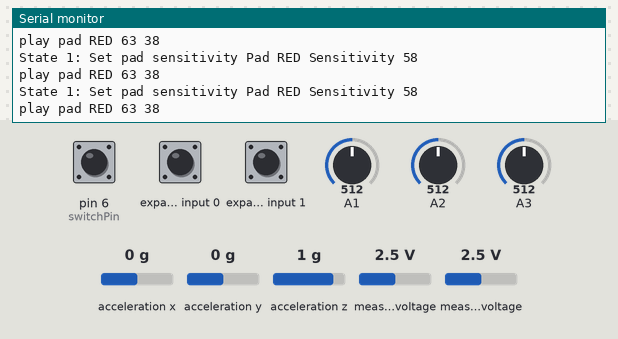
Simulated run of this sketch. Board: Arduino Uno, built with avr-gcc and run on an emulated ATmega328P. Shown: the last lines printed to the serial monitor. Wiring (inferred from the names in the program): Wii Nunchuk at I2C address 0x52. Inputs (shaded band) come from the test bench; at power-on: acceleration x 0 g, measured voltage 2.5 V, expander input 0 HIGH, acceleration z 1 g, acceleration y 0 g, pin 6 (switchPin) LOW, A1 = 512, A2 = 512, A3 = 512, expander input 1 HIGH.

Above: at 1.2 s.
1.3 s: acceleration x set to 1.1 g
At 1.81 s:
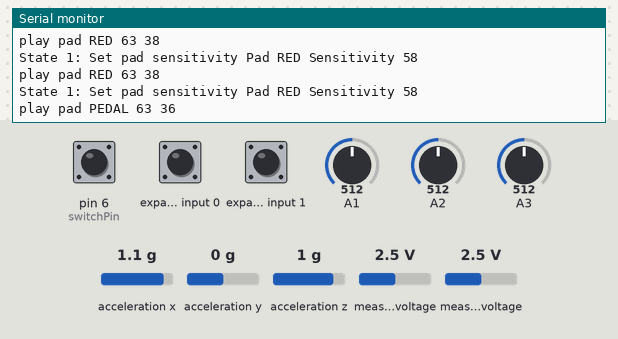
3.4 s: measured voltage (sensor 201) set to 0.9 V
At 4.0 s:
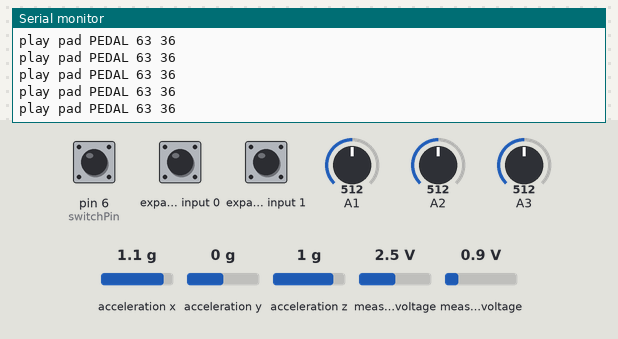
6.4 s: measured voltage (sensor 200) set to 0.1 V
7.9 s: expander input 0 pulled LOW for 0.15 s
11.0 s: acceleration z set to 0 g
12.5 s: acceleration y set to -1.4 g
At 13.0 s:
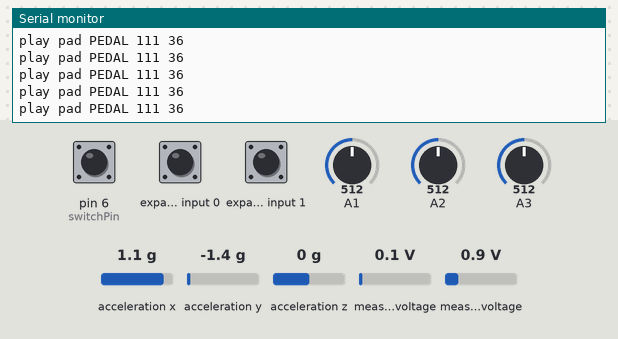

The sketch:

midi_drum.ino
```cpp
/*
 We have 6 inputs: 3 drum pads (red, blue, green), two cymbals (yellow, orange), a foot pedal,
 two buttons (plus and minus), and a 4 way stick.
 We would like to have 5 drums (snare, 2 hanging toms, floor tom, base drum), and 3 cymbals (crash, ride, and hi-hat with pedal)
 6 inputs and 8 outputs is too much to deal with, we can reuse the +/- buttons but they are too hard to
 reach and the hi-hat makes at least 4 sounds all by itself (pedal click, closed, partly open and fully open)
 However if we add in a second pedal that has two sensors in it we can use it to fill in some of the gaps.
 If we have a velocity sensor in the pedal we can play the hi-hat 'click' sound, and if we have a position sensor
 we can use it to choose what sounds to assign to the left hand cymbal.  Ranging from a hi-hat closed click, to partially opened
 and finaly to a crash cymbal when fully opened.  It may be possible to use the position sensor to calculate velocity and
 dispense with the force sensor all together in the pedal.
 We still have to choose between a floor tom and a second hanging tom but we can't have everything!

 If we set things up right then the hi-hat will sound good even if we don't have the pedal plugged in...

 In addition we could add in our own circuit to deal with the base pedal in order to get more expression out of it.
*/

/*
B+/B- Controls:
- volume
- enter/exit pad assignment mode
- adjust pad sample up/down
- enter/exit sensitivity adjust mode
- adjust sensitivity up/down
- start tap-n-set metronome

button alone adjust volume

both buttons held for 1 second enters tap-n-set metronome (with ding sound on keyboard)
 you then have 15 seconds to start taping out a rythm.
 once you have tapped at least two, and up to 4 beats we calculate the time and start playing the ding sound
 if more than 2x seconds have gone by without a tap we assume you are finished inputting the beat

both buttons held with the up stick enters the pad assignment mode
 tap any pad to select it as the 'active pad'
 we apply some debounce to lock the loudest pad in the last 1/16th of a second so double pads don't cause issues
 hitting button up/down will change the sound, playing it on the midi as it changes.  At ends we just play ding sound
 holding both buttons for 1 second leaves the assigment mode

both buttons and down stick enters sensitivity mode
 Same as assignment mode but adjust sensitivity over secondary midi port
*/

/*
 Guitar Hero Wourld Tour Wii drumset to MIDI converter.
 This project translates between the Wii Nunchuck connector on the Guitar Hero
 Drumset to MIDI sutable to output to a piano or drum machine so you can use
 your drums as an input.

 Basically we read from the Wii using the i2c protocol and write to the MIDI
 bus using a simple serial protocol.  The only parts needed are a suitable cable
 for connecting to the Wii nunchuck connector (or you can stuff wires directly
 into the cable) and a MIDI cable cut into two and a single 330 ohm resistor.
 Wire it up as indicated below.

 Each drum pad returns a velocity value from 0 to 7 and midi recieves a note and
 velocity ranging from 0-127, so we only need a simple translation layer to go
 from one to the other.

 I also included code to allow you to adjust the sensitivity of the drum pads.
  - Unplug the MIDI cable from any device
  - Enable the code by setting mode = 1 in Loop()
  - Edit the initSensitivity() function to the desired sensitivity levels (0-63)
  - Program the arduino
  - Now the arduino will blast out the sensitivity code once a second, simply
    plug in the midi cable to the drum machine, wait a fiew seconds and unplug the
    cable.  The sensitivity should now be set.
 Chances are you can drive the sensitivity quite a bit higher, just increase it
 untill you start to get false triggers and then back off a bit.  A creative person
 coult turn this into an interactive routine that blinks a light when you hit a pad
 and allows you to use the buttons on the drum kit to adjust the sensitivity.

 Finally there is a little debugging code that lets you dump data straight to the
 serial port.  Unfortunently we are using the serial port to control our MIDI
 device so it is impossible to run both at the same time.  I suspect that you could
 get away with using a software based serial driver to move the MIDI TX line to
 a different pin.

 Some ideas for expansion:

 - Add in a metronome, prefferably one that you can bang out a rythme on the
   pads to adjus the tempo

 - Add in a drumming monitor using an array of LED lights that can indicate
   how closely your drumming matches the metronome

 - Add in a rythm trainer that blinks/plays a pattern, prompts you to match it,
   then scores your result

 - Create a simple sampler that can record a sequence of drum hits and play them
   back in a loop.  That way you can lay down a base track and then jam on top
   of it.

 - Hook up a LCD and keyboard, this allows us to customize the drum samples,
   Interactively adjust the sensitivity (safely), and much more

 - Figure out the hi-hat pedal so we can be more expressive with our playing.

 - Use the joystick to add in 4 more 'expressive' sounds like the cow bell.

 - Use the B+ and B- keys to switch between banks of drum samples

 - Double up the samples by making hard hits play a different sample. This
   could work especially well with the cymbols since we are short one pad.

 //---------

  MIDI connector looking into piano

    -----
  / 4 2 5 \
 | 1     3 |
  \   ,   /
    -----
 * 2 - Gnd
 * 4 - 5V
 * 5 - Dats

 //---------

 Arduino to MIDI connections

 Pin 1 (tx) -> MIDI pin 5
 Gnd -> MIDI pin 2
 5V -> 330 Ohm Resistor -> MIDI pin 4

 //---------

 WiiMote connector looking into
 end of Wii controler
 ________
 | 1 3 5 |
 | 2 4 6 |
 |__---__|

 * 1 (Black) - VCC (3.3v)
 * 2 (Red) - SLC
 * 3 (White) - NC
 * 4 (Silver) - NC
 * 5 (Green) - SDA
 * 6 (Blue) - GND

 //---------

 Arduino to Wii connections

 3.3V -> WII pin 1
 Gnd -> WII pin 6
 A4 -> WII pin 5
 A5 -> WII pin 2
*/

/*
 We added in two new features, a switch that can be triggered to change the sound on one pad
 and a new class that can directly read a pieazo element to allow for new pads to be attached
 to the drums.

 I modified a drum pedal with piezo element by adding in a switch to it.  This pedal will represent
 the high hat pedal, the switch will select an open and closed high hat sound when hitting the yellow
 cymbol, and the pedal will play the high hat closing sound based on how hard you press on the pedal.

 In addition I am wiring in an aditional pair of piezo speakers so that you can plug in a home made
 drum to simulate the snare drum.  One piezo will play the pad, and the other will be wired to the rim
 so you can make rim shots.

 The pedal switch hooks to pin D6 with a 1K pullup resistor and the pin wired to ground when closed.
 The pads wire the positive terminal on the piezo to A1 to A3 with a 1000 K resistor to ground and the
 negative pin tied to ground.
*/

#include <Arduino.h>
#include <Wire.h>
#include <SoftwareSerial.h>

#include "bongoMIDI.h"
#include "bongoWiiDrum.h"
#include "bongoPiezoDrum.h"

int switchPin = 6;
bongoWiiDrum drum;
bongoMIDI MIDIOut(2, 3);
bongoMIDI DrumConfig(4, 5);
bongoPiezoDrum pedal(A1);
bongoPiezoDrum snare(A2);
bongoPiezoDrum rim(A3);

int midiVolume = 100;

int padSensitivity[P_COUNT] = {58, 58, 58, 58, 58, 58, 58, 58, 58, 58};

int padMIDIMap[P_COUNT] = {
  SNARE_M,		// RED
  MID_TOM_L, 		// BLUE
  FLOOR_TOM_L,		// GREEN
  HI_HAT_OPEN, 	        // YELLOW
  RIDE_CYMBAL_1, 	// ORANGE
  BASE_DRUM,		// PEDAL
  HI_HAT_CLOSE,		// YELLOW_SWITCH
  HI_HAT_PEDAL,		// EXT_DRM_1
  SNARE_M,		// EXT_DRM_2
  SIDE_STICK,		// EXT_DRM_3
};

int state = 0;
wichPad lastPad = RED;

const unsigned long msPerMin = 60000L;
unsigned long beatPerMin = 100L;

unsigned long msPerBeat = 4 * msPerMin / beatPerMin;
unsigned long msPer4th = msPerMin / beatPerMin;
unsigned long msPer8th = msPerMin / (beatPerMin * 2);
unsigned long msPer16th = msPerMin / (beatPerMin * 4);

unsigned long startBeatTime = 0L;  // when we started to play
unsigned long nextBeat = 0L;       // when the next note will play

unsigned long tapStartTime = 0;
unsigned long tapEndTime = 0;
unsigned long tapBeatCount = 0;
bool tapFirstTime = true;

void setBeat(int beat)
{
  if(beat > 300)
    beat = 300;
  if(beat < 20)
    beat = 20;

  beatPerMin = beat;
  msPerBeat = 4 * msPerMin / beatPerMin;
  msPer4th = msPerMin / beatPerMin;
  msPer8th = msPerMin / (beatPerMin * 2);
  msPer16th = msPerMin / (beatPerMin * 4);

  startBeatTime = millis();
  nextBeat = startBeatTime + msPer8th;
  Serial.print(beatPerMin);
  Serial.print(" ");
  Serial.print(msPerBeat);
  Serial.print(" ");
  Serial.print(msPer4th);
  Serial.print(" ");
  Serial.print(msPer8th);
  Serial.print(" ");
  Serial.print(msPer16th);
  Serial.print(" ");
  Serial.print(startBeatTime);
  Serial.println(" ");
}

// Set sensitivity of pads through external MIDI in port on drum kit
// be careful not to blast this to a real MIDI device, I am not confident
// that it wont reprogram your device to do something bad.
//
// This allows you to adjust the sensitivity of the pads on your drum kit
// This adjustment happens in the hardware so it will also affect how the
// drums work on Guitar Hero.  This replicates the stand alone sensitivity
// adjustment provided by GuitarHero tech support to customers who had
// sensitivity issues with there hardware.
//
// I also read about a popsicle stick hack, where you slip a popsicle (or
// any other hard item, like tape) behind the pizo-electric pickup in the pads
// so that the pizo device is more firmly pressed against the rubber pad.  This may
// help bring down the upper limit on velocity so you don't have to waill as hard
// to register the maximum force on the pads.  Note that I have not yet tested
// this idea out, and you run a real risk of breaking your kit if you try it.
void setDrumkitSensitivityOverMIDI(wichPad pad, int level)
{
  int padNum = 0;
  switch(pad) {
    case RED:    padNum = 0x68; break;
    case BLUE:   padNum = 0x66; break;
    case GREEN:  padNum = 0x67; break;
    case YELLOW: padNum = 0x69; break;
    case ORANGE: padNum = 0x6A; break;
    case PEDAL:  padNum = 0x64; break;
    default: return;
  }

  // limit range to 1-63 for sensitivity, 0 may work, but I did not test it
  if(level < 2)
    level = 1;
  if(level > 63)
    level = 63;

  // reverse the range when communicating with hardware
  level = 63 - level;

  if(padNum != 0)
    DrumConfig.transmitMIDI(CONTROL_CHANGE | CHAN_16, padNum, level);

  // eat up junk data returned by drums after change in sensitivity
  for(int i=0; i<33; i++)
  {
    drum.readData();
    delay(10);
  }
}

void saveDrumkitSensitivityOverMIDI()
{
  // save data permanently to eeprom
  // this call is optional, if you just want to test the sensitivity without
  // making it a permanent change
  DrumConfig.transmitMIDI(CONTROL_CHANGE | CHAN_16, 0x65, 0x03);
  DrumConfig.transmitMIDI(CONTROL_CHANGE | CHAN_16, 0x77, 0x77);

  // eat up junk data returned by drums after change in sensitivity
  for(int i=0; i<33; i++)
  {
    drum.readData();
    delay(10);
  }
}

void playPad(wichPad pad, int velocity)
{
  if(velocity <= 0)
    velocity = 0; // return;

  // make sure we don't go over 127, the high byte is reserved for control codes
  if(velocity > 127)
    velocity = 127;

  int chan = CHAN_10;

  // turn a note on, on chanel 10 (the drum channel)
  MIDIOut.transmitMIDI(NOTE_ON | CHAN_10, padMIDIMap[pad], velocity);
  delay(5);
  MIDIOut.transmitMIDI(NOTE_OFF | CHAN_10, padMIDIMap[pad], 127); // 127 indicates fastest decay

  Serial.print("play pad ");
  Serial.print(drum.padToString(pad));
  Serial.print(" ");
  Serial.print(velocity);
  Serial.print(" ");
  Serial.print(padMIDIMap[pad]);
  Serial.println();
}

int increment(int val, int min, int max, int inc)
{
  val += inc;
  if(val > max)
    val = max;
  if(val < min)
    val = min;
  return val;
}

// The meat of the program, we recieve drum hits, convert to MIDI notes,
// and blast it out.
void processMidiDrum()
{
  // we only recieve velocity data when a pad was hit
  if(drum.haveVel)
  {
    lastPad = drum.getPad();

    // read optional switch on hihat pedal
    int hihatSwitch = digitalRead(switchPin);

    // optional switch in hi-hat pedal selects different hi hat sound
    if(lastPad == YELLOW && hihatSwitch)
       lastPad = YELLOW_SWITCH;

    // velocity is a value from 0-7
    // map it to 0-127 for export to MIDI
    int velocity = 15 + (drum.softness * 16 );

    playPad(lastPad, velocity);
  }
  else if(pedal.getHit(false) > 0)
  {
    lastPad = EXT_DRM_1;
    int velocity =  (int)(pedal.getHit(true) * 2 * 127.0 / 1024.0);
    playPad(lastPad, velocity);
  }
  else if(snare.getHit(false) > 0)
  {
    lastPad = EXT_DRM_2;
    int velocity =  (int)(snare.getHit(true) * 2 * 127.0 / 1024.0);
    playPad(lastPad, velocity);
  }
  else if(rim.getHit(false) > 0)
  {
    lastPad = EXT_DRM_3;
    int velocity =  (int)(rim.getHit(true) * 2 * 127.0 / 1024.0);
    playPad(lastPad, velocity);
  }

  // save off last pad hit for later use
  if(drum.buttonDown(BDOWN) && drum.haveVel)
  {
    state = 1;

    // set the sensitivity, just in case it has not been set yet...
    setDrumkitSensitivityOverMIDI(lastPad, padSensitivity[lastPad]);

    Serial.print("State 1: Set pad sensitivity ");
    Serial.print("Pad ");
    Serial.print(drum.padToString(lastPad));
    Serial.print(" Sensitivity ");
    Serial.println(padSensitivity[lastPad]);
  }
  else if(drum.buttonDown(BUP) && drum.haveVel)
  {
    state = 2;

    Serial.print("State 2: Set MIDI note ");
    Serial.print("Pad ");
    Serial.print(drum.padToString(lastPad));
    Serial.print(" MIDI Note ");
    Serial.println(padMIDIMap[lastPad]);
  }
  else if(drum.buttonDown(BLEFT) && drum.haveVel)
  {
    if(tapFirstTime)
    {
      tapFirstTime = false;
      tapStartTime = millis();
      tapEndTime = tapStartTime;
      tapBeatCount = 0;
      state = 3;
      nextBeat = 0xFFFFFFFFL;

      Serial.print("State 3: Play rythm ");
      Serial.print("Pad ");
      Serial.println(drum.padToString(lastPad));
    }
    else
    {
      tapEndTime = millis();
      tapBeatCount++;
    }
  }
  else if(state == 3 && !drum.buttonDown(BLEFT) && !tapFirstTime)
  {
    tapFirstTime = true;

    if(tapBeatCount > 0)
    {
      unsigned long tapTime = (tapEndTime - tapStartTime) / tapBeatCount;
      unsigned long beat = msPerMin / tapTime;
      setBeat(beat);

      Serial.print("bpm ");
      Serial.println(beat);
    }
  }

  // release state
  if(drum.buttonDown(BPLUS) && drum.buttonDown(BMINUS))
  {
    if(state != 0)
    {
      if(state == 1)
      {
        saveDrumkitSensitivityOverMIDI();
        Serial.println("saving sensitivity permanently");
      }

      state = 0;
      Serial.println("State 0: Normal ");
    }
  }

  if(drum.buttonPressed(BPLUS) || drum.buttonPressed(BMINUS))
  {
    if(state == 0)
    {
      if(drum.buttonPressed(BPLUS))
        midiVolume = increment(midiVolume, 1, 127, 8);
      else
        midiVolume = increment(midiVolume, 1, 127, -8);

      // Set the channel volume
      MIDIOut.transmitMIDI(CONTROL_CHANGE | CHAN_10, CHANNEL_VOLUME, midiVolume);
      //delay(1);
      playPad(RED, 31);

      Serial.print("Volume ");
      Serial.println(midiVolume);
    }
    else if(state == 1)
    {
      if(drum.buttonPressed(BPLUS))
        padSensitivity[lastPad] = increment(padSensitivity[lastPad], 1, 62, 1);
      else
        padSensitivity[lastPad] = increment(padSensitivity[lastPad], 1, 62, -1);

      setDrumkitSensitivityOverMIDI(lastPad, padSensitivity[lastPad]);

      Serial.print("Pad ");
      Serial.print(drum.padToString(lastPad));
      Serial.print(" Sensitivity ");
      Serial.println(padSensitivity[lastPad]);
    }
    else if(state == 2)
    {
      if(drum.buttonPressed(BPLUS))
        padMIDIMap[lastPad] = increment(padMIDIMap[lastPad], 0, 127, 1);
      else
        padMIDIMap[lastPad] = increment(padMIDIMap[lastPad], 0, 127, -1);

      playPad(lastPad, 31);

      Serial.print("Pad ");
      Serial.print(drum.padToString(lastPad));
      Serial.print(" MIDI Note ");
      Serial.println(padMIDIMap[lastPad]);
    }
  }

  if(state == 3)
  {
    unsigned long currMillis = millis();
    if(currMillis >= nextBeat)
    {
      unsigned long beatCount = (currMillis - startBeatTime) / msPer8th;
      unsigned long currBeat = beatCount % 8;

      playPad(YELLOW, 31);

      /*
      if(currBeat == 0 || currBeat == 4)
        playPad(PEDAL, 31);

      if(currBeat == 2 || currBeat == 6)
        playPad(RED, 31);

      Serial.print("Play beat ");
      Serial.print(" ");
      Serial.print(currBeat);
      Serial.print(" ");
      Serial.print(beatCount);
      Serial.print(" ");
      Serial.print(currMillis);
      Serial.print(" ");
      Serial.print(currMillis - nextBeat);
      Serial.println(" ");
      */

      nextBeat = startBeatTime + ((beatCount + 1) * msPer8th);
    }
  }

  // don't run too fast or we overwhelm the MIDI port
  // but don't run too slow or the drums get laggy
  delay(5);
}

void setup()
{
  // init serial port for debugging
  Serial.begin(57600);

  // setup hi-hat open/close switch
  pinMode(switchPin, INPUT);

  // setup MIDI output
  MIDIOut.begin();

  // setup MIDI communication with drum pads
  DrumConfig.begin();

  // setup drum controller reader
  drum.begin();
}

void loop()
{
  drum.readData();

  pedal.process();
  snare.process();
  rim.process();

  // normally we are a drum...
  processMidiDrum();

  // dump debug info to serial
  drum.dumpToSerial();
}
```

Source omitted: bongoMIDI.h (3796 bytes), bongoPiezoDrum.h (1572 bytes), bongoWiiDrum.h (8084 bytes)

Measured:
- after the input at 1.3 s, the serial monitor: prints a new line after 0.27 s (image 1)
- after the input at 3.4 s, the serial monitor: prints a new line after 0.07 s (image 2)
- after the input at 12.5 s, the serial monitor: prints a new line at once (image 3)
